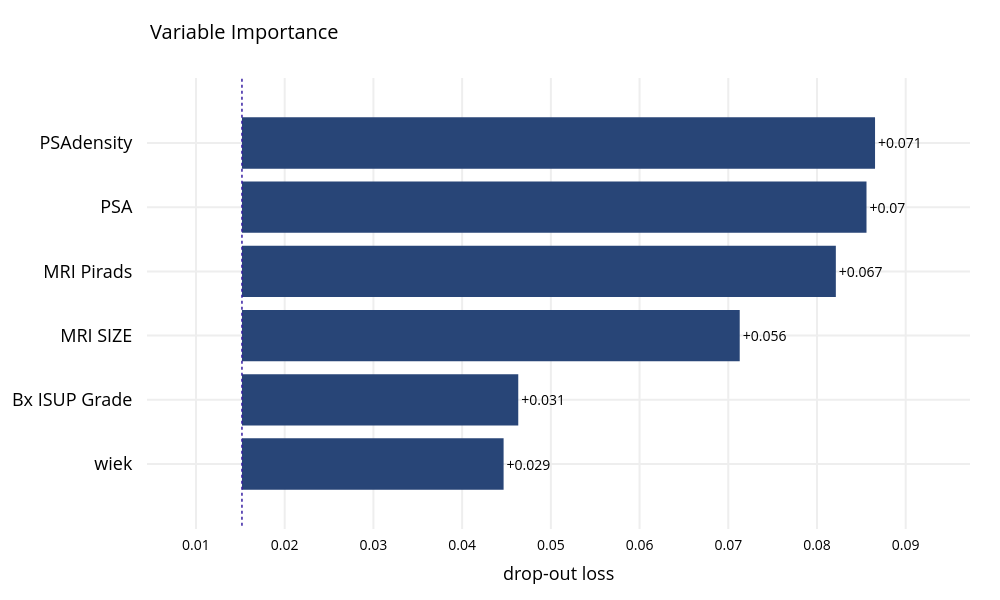

The notebook cell this image was saved under:
### Code cell
X = df[numerical_cols + categorical_cols]
y = df["EPE RP"]

param_grid = {
    "classifier__learning_rate": [0.05, 0.1, 0.2],
    "classifier__n_estimators": [200, 400, 800],
    "classifier__max_depth": [3, 6, 9],
    "classifier__subsample": [0.8, 0.9, 1.0],
    "classifier__colsample_bytree": [0.8, 0.9, 1.0],
    "classifier__gamma": [0, 0.1, 0.2],
}

model = XGBClassifier(random_state=2)

res = train_and_evaluate_model(
    model,
    X,
    y,
    numerical_cols,
    categorical_cols,
    n_folds=5,
    tune_params=True,
    param_grid=param_grid,
    tuning_scoring="roc_auc",
    tuning_test_size=0.2,
)
untrained_model = model.set_params(**res.best_params)

plot_roc(res.fp_rate, res.tp_rate, res.roc_auc)
plot_confusion_matrix(res.y_true, res.y_pred)
plot_feature_importance(res.pipeline, X, y, title="Feature Importance for EPE RP Prediction")
plot_discrimination_threshold(untrained_model, X, y)

### Figure 1 — Plotly figure (JSON) as saved in the notebook; plotly's stock layout.template omitted (floating-point values rounded to 4 significant figures)
{"data": [{"base": 0.01518, "hoverinfo": "text", "hoverlabel": {"bgcolor": "rgba(0,0,0,0.8)"}, "hovertext": ["Model: XGBClassifier loss after<br>variable: PSAdensity is permuted: 0.087<br>Drop-out loss change: +0.071", "Model: XGBClassifier loss after<br>variable: PSA is permuted: 0.086<br>Drop-out loss change: +0.07", "Model: XGBClassifier loss after<br>variable: MRI Pirads is permuted: 0.082<br>Drop-out loss change: +0.067", "Model: XGBClassifier loss after<br>variable: MRI SIZE is permuted: 0.071<br>Drop-out loss change: +0.056", "Model: XGBClassifier loss after<br>variable: Bx ISUP Grade is permuted: 0.046<br>Drop-out loss change: +0.031", "Model: XGBClassifier loss after<br>variable: wiek is permuted: 0.045<br>Drop-out loss change: +0.029"], "marker": {"color": "#284577"}, "orientation": "h", "showlegend": false, "text": ["+0.071", "+0.07", "+0.067", "+0.056", "+0.031", "+0.029"], "textposition": "outside", "type": "bar", "x": [0.07136, 0.0704, 0.06694, 0.05611, 0.03114, 0.02949], "xaxis": "x", "y": ["PSAdensity", "PSA", "MRI Pirads", "MRI SIZE", "Bx ISUP Grade", "wiek"], "yaxis": "y"}], "layout": {"annotations": [{"font": {"size": 18}, "showarrow": false, "text": "", "x": 0.5, "xanchor": "center", "xref": "paper", "y": 1, "yanchor": "bottom", "yref": "paper"}, {"font": {"size": 18}, "showarrow": false, "text": "drop-out loss", "x": 0.5, "xanchor": "center", "xref": "paper", "y": 0, "yanchor": "top", "yref": "paper", "yshift": -30}], "font": {"color": "black", "size": 14}, "height": 600, "margin": {"b": 71, "r": 30, "t": 78}, "shapes": [{"line": {"color": "#371ea3", "dash": "dot", "width": 1.5}, "type": "line", "x0": 0.01518, "x1": 0.01518, "xref": "x", "y0": -1, "y1": 6, "yref": "y"}], "title": {"text": "Variable Importance", "x": 0.15}, "width": 1000, "xaxis": {"anchor": "y", "automargin": true, "domain": [0, 1], "fixedrange": true, "gridwidth": 2, "range": [0.004479, 0.09725], "tickcolor": "white", "ticklen": 3, "ticks": "outside", "type": "linear", "zeroline": false}, "yaxis": {"anchor": "x", "automargin": true, "autorange": "reversed", "domain": [0, 1], "fixedrange": true, "gridwidth": 2, "tickcolor": "white", "tickfont": {"size": 18}, "ticklen": 10, "ticks": "outside", "type": "category"}}}
